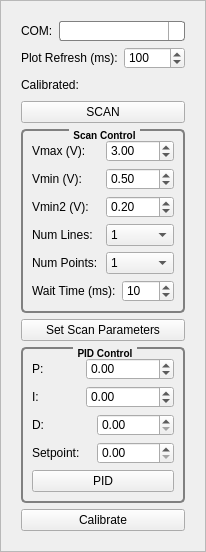
     <widget class="QFrame" name="sidebarFrame">
      <property name="sizePolicy">
       <sizepolicy hsizetype="Preferred" vsizetype="Preferred">
        <horstretch>0</horstretch>
        <verstretch>0</verstretch>
       </sizepolicy>
      </property>
      <property name="minimumSize">
       <size>
        <width>200</width>
        <height>528</height>
       </size>
      </property>
      <property name="styleSheet">
       <string notr="true">#sidebarFrame {
/*background: #7f8c8d;*/
background: #9E9E9E;
border: none;
border-right: 1px solid black;
border-bottom: 1px solid black;

}</string>
      </property>
      <property name="frameShape">
       <enum>QFrame::StyledPanel</enum>
      </property>
      <property name="frameShadow">
       <enum>QFrame::Raised</enum>
      </property>
      <layout class="QHBoxLayout" name="horizontalLayout_30">
       <item>
        <widget class="QWidget" name="widget_3" native="true">
         <property name="sizePolicy">
          <sizepolicy hsizetype="Fixed" vsizetype="Fixed">
           <horstretch>0</horstretch>
           <verstretch>0</verstretch>
          </sizepolicy>
         </property>
         <layout class="QGridLayout" name="_2">
          <item row="6" column="0">
           <widget class="QPushButton" name="calibrateButton">
            <property name="sizePolicy">
             <sizepolicy hsizetype="Minimum" vsizetype="Fixed">
              <horstretch>0</horstretch>
              <verstretch>0</verstretch>
             </sizepolicy>
            </property>
            <property name="minimumSize">
             <size>
              <width>0</width>
              <height>0</height>
             </size>
            </property>
            <property name="styleSheet">
             <string notr="true"/>
            </property>
            <property name="text">
             <string>Calibrate</string>
            </property>
           </widget>
          </item>
          <item row="3" column="0">
           <widget class="QGroupBox" name="grpScanControl">
            <property name="sizePolicy">
             <sizepolicy hsizetype="MinimumExpanding" vsizetype="MinimumExpanding">
              <horstretch>0</horstretch>
              <verstretch>0</verstretch>
             </sizepolicy>
            </property>
            <property name="styleSheet">
             <string notr="true">    QGroupBox  {
        background-color: qlineargradient(x1: 0, y1: 0, x2: 0, y2: 1,
                                          stop: 0 #E0E0E0, stop: 1 #FFFFFF);
        border: 2px solid gray;
        border-radius: 5px;
        margin-top: 1ex; /* leave space at the top for the title */
    font-size: 10px;
    font-weight: bold;
    }
     
    QGroupBox::title  {
        subcontrol-origin: margin;
        subcontrol-position: top center; /* position at the top center */
        padding: 0 3px;
		font-size: 17px;
    }
</string>
            </property>
            <property name="title">
             <string>Scan Control</string>
            </property>
            <layout class="QGridLayout" name="gridLayout_6">
             <item row="0" column="0">
              <layout class="QVBoxLayout" name="verticalLayout_4">
               <item>
                <layout class="QHBoxLayout" name="horizontalLayout_11">
                 <item>
                  <widget class="QLabel" name="lblScanVmaxV">
                   <property name="text">
                    <string>Vmax (V):</string>
                   </property>
                  </widget>
                 </item>
                 <item>
                  <widget class="QDoubleSpinBox" name="spnScanVmax">
                   <property name="singleStep">
                    <double>0.010000000000000</double>
                   </property>
                   <property name="value">
                    <double>3.000000000000000</double>
                   </property>
                  </widget>
                 </item>
                </layout>
               </item>
               <item>
                <layout class="QHBoxLayout" name="horizontalLayout_12">
                 <item>
                  <widget class="QLabel" name="lblVminV">
                   <property name="text">
                    <string>Vmin (V):</string>
                   </property>
                  </widget>
                 </item>
                 <item>
                  <widget class="QDoubleSpinBox" name="spnScanVmin">
                   <property name="singleStep">
                    <double>0.010000000000000</double>
                   </property>
                   <property name="value">
                    <double>0.500000000000000</double>
                   </property>
                  </widget>
                 </item>
                </layout>
               </item>
               <item>
                <layout class="QHBoxLayout" name="horizontalLayout_13">
                 <item>
                  <widget class="QLabel" name="lblScanVmin2">
                   <property name="text">
                    <string>Vmin2 (V):</string>
                   </property>
                  </widget>
                 </item>
                 <item>
                  <widget class="QDoubleSpinBox" name="spnScanVmin2">
                   <property name="singleStep">
                    <double>0.010000000000000</double>
                   </property>
                   <property name="value">
                    <double>0.200000000000000</double>
                   </property>
                  </widget>
                 </item>
                </layout>
               </item>
               <item>
                <layout class="QHBoxLayout" name="horizontalLayout_14">
                 <item>
                  <widget class="QLabel" name="lblScanNumLines">
                   <property name="text">
                    <string>Num Lines:</string>
                   </property>
                  </widget>
                 </item>
                 <item>
                  <widget class="QComboBox" name="cmbScanNumLines">
                   <item>
                    <property name="text">
                     <string>1</string>
                    </property>
                   </item>
                   <item>
                    <property name="text">
                     <string>2</string>
                    </property>
                   </item>
                   <item>
                    <property name="text">
                     <string>4</string>
                    </property>
                   </item>
                   <item>
                    <property name="text">
                     <string>8</string>
                    </property>
                   </item>
                   <item>
                    <property name="text">
                     <string>16</string>
                    </property>
                   </item>
                   <item>
                    <property name="text">
                     <string>32</string>
                    </property>
                   </item>
                   <item>
                    <property name="text">
                     <string>64</string>
                    </property>
                   </item>
                   <item>
                    <property name="text">
                     <string>128</string>
                    </property>
                   </item>
                   <item>
                    <property name="text">
                     <string>256</string>
                    </property>
                   </item>
                   <item>
                    <property name="text">
                     <string>512</string>
                    </property>
                   </item>
                   <item>
                    <property name="text">
                     <string>1024</string>
                    </property>
                   </item>
                  </widget>
                 </item>
                </layout>
               </item>
               <item>
                <layout class="QHBoxLayout" name="horizontalLayout_15">
                 <item>
                  <widget class="QLabel" name="lblScanNumPoints">
                   <property name="text">
                    <string>Num Points:</string>
                   </property>
                  </widget>
                 </item>
                 <item>
                  <widget class="QComboBox" name="cmbScanNumPoints">
                   <item>
                    <property name="text">
                     <string>1</string>
                    </property>
                   </item>
                   <item>
                    <property name="text">
                     <string>2</string>
                    </property>
                   </item>
                   <item>
                    <property name="text">
                     <string>4</string>
                    </property>
                   </item>
                   <item>
                    <property name="text">
                     <string>8</string>
                    </property>
                   </item>
                   <item>
                    <property name="text">
                     <string>16</string>
                    </property>
                   </item>
                   <item>
                    <property name="text">
                     <string>32</string>
                    </property>
                   </item>
                   <item>
                    <property name="text">
                     <string>64</string>
                    </property>
                   </item>
                   <item>
                    <property name="text">
                     <string>128</string>
                    </property>
                   </item>
                   <item>
                    <property name="text">
                     <string>256</string>
                    </property>
                   </item>
                   <item>
                    <property name="text">
                     <string>512</string>
                    </property>
                   </item>
                   <item>
                    <property name="text">
                     <string>1028</string>
                    </property>
                   </item>
                  </widget>
                 </item>
                </layout>
               </item>
               <item>
                <layout class="QHBoxLayout" name="horizontalLayout_16">
                 <item>
                  <widget class="QLabel" name="lblScanDelay">
                   <property name="text">
                    <string>Wait Time (ms):</string>
                   </property>
                  </widget>
                 </item>
                 <item>
                  <widget class="QSpinBox" name="spnScanDelay">
                   <property name="value">
                    <number>10</number>
                   </property>
                  </widget>
                 </item>
                </layout>
               </item>
              </layout>
             </item>
            </layout>
           </widget>
          </item>
          <item row="5" column="0">
           <widget class="QGroupBox" name="grpPIDControl">
            <property name="sizePolicy">
             <sizepolicy hsizetype="MinimumExpanding" vsizetype="MinimumExpanding">
              <horstretch>0</horstretch>
              <verstretch>0</verstretch>
             </sizepolicy>
            </property>
            <property name="styleSheet">
             <string notr="true">    QGroupBox  {
        background-color: qlineargradient(x1: 0, y1: 0, x2: 0, y2: 1,
                                          stop: 0 #E0E0E0, stop: 1 #FFFFFF);
        border: 2px solid gray;
        border-radius: 5px;
        margin-top: 1ex; /* leave space at the top for the title */
    font-size: 10px;
    font-weight: bold;
    }
     
    QGroupBox::title  {
        subcontrol-origin: margin;
        subcontrol-position: top center; /* position at the top center */
        padding: 0 3px;
        background-color: qlineargradient(x1: 0, y1: 0, x2: 0, y2: 1,
                                          stop: 0 #FFOECE, stop: 1 #FFFFFF);
    }
</string>
            </property>
            <property name="title">
             <string>PID Control</string>
            </property>
            <layout class="QGridLayout" name="gridLayout_4">
             <item row="0" column="0">
              <layout class="QGridLayout" name="gridLayout_5">
               <item row="0" column="0">
                <layout class="QVBoxLayout" name="verticalLayout_3">
                 <item>
                  <layout class="QHBoxLayout" name="horizontalLayout_4">
                   <item>
                    <widget class="QLabel" name="lblPidValueP">
                     <property name="text">
                      <string>P:</string>
                     </property>
                    </widget>
                   </item>
                   <item>
                    <widget class="QDoubleSpinBox" name="spnPidValueP">
                     <property name="minimum">
                      <double>-1000000.000000000000000</double>
                     </property>
                     <property name="maximum">
                      <double>10000.000000000000000</double>
                     </property>
                     <property name="singleStep">
                      <double>1.000000000000000</double>
                     </property>
                    </widget>
                   </item>
                  </layout>
                 </item>
                 <item>
                  <layout class="QHBoxLayout" name="horizontalLayout_5">
                   <item>
                    <widget class="QLabel" name="lblPidValueI">
                     <property name="text">
                      <string>I:</string>
                     </property>
                    </widget>
                   </item>
                   <item>
                    <widget class="QDoubleSpinBox" name="spnPidValueI">
                     <property name="minimum">
                      <double>-1000000.000000000000000</double>
                     </property>
                     <property name="maximum">
                      <double>10000.000000000000000</double>
                     </property>
                     <property name="singleStep">
                      <double>1.000000000000000</double>
                     </property>
                    </widget>
                   </item>
                  </layout>
                 </item>
                 <item>
                  <layout class="QHBoxLayout" name="horizontalLayout_9">
                   <item>
                    <widget class="QLabel" name="lblPidValueD">
                     <property name="text">
                      <string>D:</string>
                     </property>
                    </widget>
                   </item>
                   <item>
                    <widget class="QDoubleSpinBox" name="spnPidValueD">
                     <property name="maximum">
                      <double>10000.000000000000000</double>
                     </property>
                     <property name="singleStep">
                      <double>1.000000000000000</double>
                     </property>
                    </widget>
                   </item>
                  </layout>
                 </item>
                 <item>
                  <layout class="QHBoxLayout" name="horizontalLayout_10">
                   <item>
                    <widget class="QLabel" name="lblPidSetPoint">
                     <property name="text">
                      <string>Setpoint:</string>
                     </property>
                    </widget>
                   </item>
                   <item>
                    <widget class="QDoubleSpinBox" name="spnPidSetpoint">
                     <property name="maximum">
                      <double>10000.000000000000000</double>
                     </property>
                     <property name="singleStep">
                      <double>0.010000000000000</double>
                     </property>
                    </widget>
                   </item>
                  </layout>
                 </item>
                 <item>
                  <widget class="QPushButton" name="btnPidToggle">
                   <property name="enabled">
                    <bool>true</bool>
                   </property>
                   <property name="styleSheet">
                    <string notr="true"/>
                   </property>
                   <property name="text">
                    <string>PID</string>
                   </property>
                   <property name="checkable">
                    <bool>true</bool>
                   </property>
                   <property name="checked">
                    <bool>false</bool>
                   </property>
                  </widget>
                 </item>
                </layout>
               </item>
              </layout>
             </item>
            </layout>
           </widget>
          </item>
          <item row="1" column="0">
           <layout class="QGridLayout" name="gridLayout_3">
            <item row="5" column="0">
             <layout class="QVBoxLayout" name="verticalLayout_5">
              <property name="sizeConstraint">
               <enum>QLayout::SetFixedSize</enum>
              </property>
             </layout>
            </item>
            <item row="2" column="0">
             <layout class="QHBoxLayout" name="horizontalLayout_23">
              <item>
               <widget class="QLabel" name="label_4">
                <property name="text">
                 <string>Plot Refresh (ms):</string>
                </property>
               </widget>
              </item>
              <item>
               <widget class="QSpinBox" name="refreshSpinBox">
                <property name="maximum">
                 <number>10000</number>
                </property>
                <property name="value">
                 <number>100</number>
                </property>
               </widget>
              </item>
             </layout>
            </item>
            <item row="1" column="0">
             <layout class="QHBoxLayout" name="horizontalLayout_6">
              <item>
               <widget class="QLabel" name="lblComPortSelection">
                <property name="sizePolicy">
                 <sizepolicy hsizetype="Fixed" vsizetype="Fixed">
                  <horstretch>0</horstretch>
                  <verstretch>0</verstretch>
                 </sizepolicy>
                </property>
                <property name="text">
                 <string>COM:</string>
                </property>
               </widget>
              </item>
              <item>
               <widget class="QComboBox" name="cboComPortSelection">
                <property name="enabled">
                 <bool>true</bool>
                </property>
                <property name="styleSheet">
                 <string notr="true">    QComboBox  {
        border: 1px solid gray;
        border-radius: 3px;
        padding: 1px 18px 1px 3px;
        min-width: 6em;
    }
     
    QComboBox:editable  {
        background: white;
    }
     
    QComboBox:!editable, QComboBox::drop-down:editable  {
         background: qlineargradient(x1: 0, y1: 0, x2: 0, y2: 1,
                                     stop: 0 #E1E1E1, stop: 0.4 #DDDDDD,
                                     stop: 0.5 #D8D8D8, stop: 1.0 #D3D3D3);
    }
     
    /* QComboBox gets the &quot;on&quot; state when the popup is open */
    QComboBox:!editable:on, QComboBox::drop-down:editable:on  {
        background: qlineargradient(x1: 0, y1: 0, x2: 0, y2: 1,
                                    stop: 0 #D3D3D3, stop: 0.4 #D8D8D8,
                                    stop: 0.5 #DDDDDD, stop: 1.0 #E1E1E1);
    }
     
    QComboBox:on  { /* shift the text when the popup opens */
        padding-top: 3px;
        padding-left: 4px;
    }
     
    QComboBox::drop-down  {
        subcontrol-origin: padding;
        subcontrol-position: top right;
        width: 15px;
     
        border-left-width: 1px;
        border-left-color: darkgray;
        border-left-style: solid; /* just a single line */
        border-top-right-radius: 3px; /* same radius as the QComboBox */
        border-bottom-right-radius: 3px;
    }
     
    QComboBox::down-arrow  {
        image: url(C:/Qt/Tools/QtCreator/bin/qml/QtQuick/Controls/Styles/Base/images/arrow-down.png);
    }
     
    QComboBox::down-arrow:on  { /* shift the arrow when popup is open */
        top: 1px;
        left: 1px;
    }
</string>
                </property>
                <property name="editable">
                 <bool>false</bool>
                </property>
                <property name="currentText">
                 <string/>
                </property>
               </widget>
              </item>
             </layout>
            </item>
            <item row="3" column="0">
             <layout class="QHBoxLayout" name="horizontalLayout_40">
              <item>
               <widget class="QLabel" name="label_14">
                <property name="text">
                 <string>Calibrated:</string>
                </property>
               </widget>
              </item>
              <item>
               <spacer name="horizontalSpacer_11">
                <property name="orientation">
                 <enum>Qt::Horizontal</enum>
                </property>
                <property name="sizeHint" stdset="0">
                 <size>
                  <width>40</width>
                  <height>20</height>
                 </size>
                </property>
               </spacer>
              </item>
              <item>
               <widget class="QLabel" name="label_13">
                <property name="text">
                 <string/>
                </property>
                <property name="pixmap">
                 <pixmap resource="resources.qrc">:/icons/icons/1413858973_ballred-24.png</pixmap>
                </property>
               </widget>
              </item>
             </layout>
            </item>
           </layout>
          </item>
          <item row="2" column="0">
           <widget class="QPushButton" name="pushButton_6">
            <property name="styleSheet">
             <string notr="true"/>
            </property>
            <property name="text">
             <string>SCAN</string>
            </property>
           </widget>
          </item>
          <item row="4" column="0">
           <widget class="QPushButton" name="btnSetScanParameters">
            <property name="text">
             <string>Set Scan Parameters</string>
            </property>
           </widget>
          </item>
         </layout>
        </widget>
       </item>
      </layout>
     </widget>
